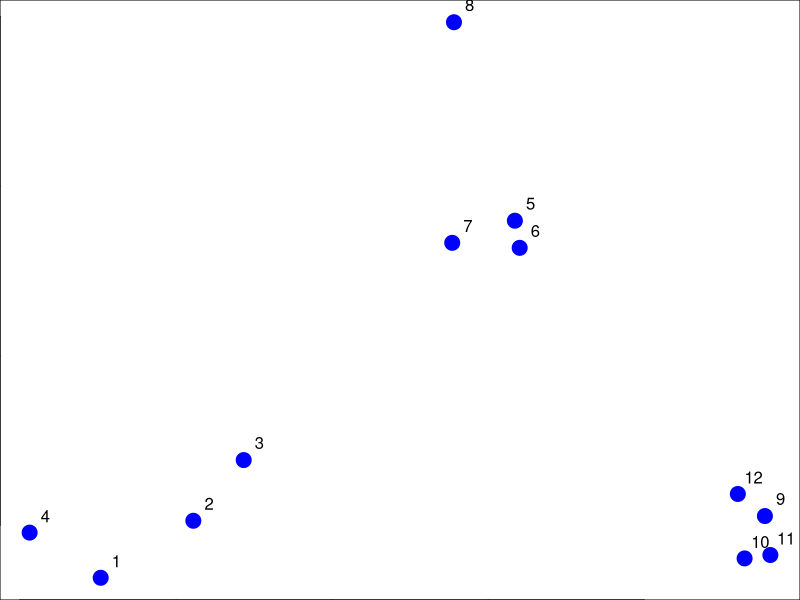

Here is the R script that generated this plot:
## example
set.seed(1234); par(mar = c(0, 0, 0, 0))
x <- rnorm(12, mean = rep(1:3, each = 4), sd = 0.2)
y <- rnorm(12, mean = rep(c(1, 2, 1), each = 4), sd = 0.2)
plot(x, y, col = "blue", pch = 19, cex = 2)
text(x + 0.05, y + 0.05, labels = as.character(1:12))

## 